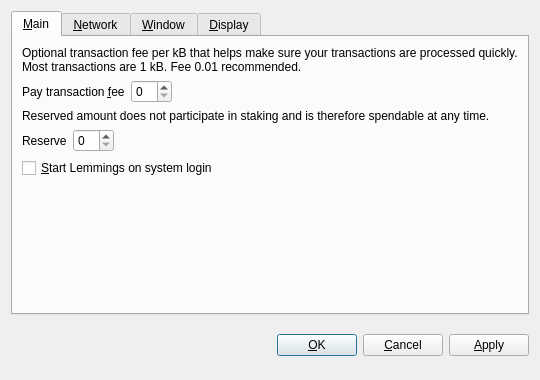
<?xml version="1.0" encoding="UTF-8"?>
<ui version="4.0">
 <class>OptionsDialog</class>
 <widget class="QDialog" name="OptionsDialog">
  <property name="geometry">
   <rect>
    <x>0</x>
    <y>0</y>
    <width>540</width>
    <height>380</height>
   </rect>
  </property>
  <property name="windowTitle">
   <string>Options</string>
  </property>
  <property name="modal">
   <bool>true</bool>
  </property>
  <layout class="QVBoxLayout" name="verticalLayout">
   <item>
    <widget class="QTabWidget" name="tabWidget">
     <property name="tabPosition">
      <enum>QTabWidget::North</enum>
     </property>
     <property name="currentIndex">
      <number>0</number>
     </property>
     <widget class="QWidget" name="tabMain">
      <attribute name="title">
       <string>&amp;Main</string>
      </attribute>
      <layout class="QVBoxLayout" name="verticalLayout_Main">
       <item>
        <widget class="QLabel" name="transactionFeeInfoLabel">
         <property name="text">
          <string>Optional transaction fee per kB that helps make sure your transactions are processed quickly. Most transactions are 1 kB. Fee 0.01 recommended.</string>
         </property>
         <property name="textFormat">
          <enum>Qt::PlainText</enum>
         </property>
         <property name="wordWrap">
          <bool>true</bool>
         </property>
        </widget>
       </item>
       <item>
        <layout class="QHBoxLayout" name="horizontalLayoutFee">
         <item>
          <widget class="QLabel" name="transactionFeeLabel">
           <property name="text">
            <string>Pay transaction &amp;fee</string>
           </property>
           <property name="textFormat">
            <enum>Qt::PlainText</enum>
           </property>
           <property name="buddy">
            <cstring>transactionFee</cstring>
           </property>
          </widget>
         </item>
         <item>
          <widget class="BitcoinAmountField" name="transactionFee"/>
         </item>
         <item>
          <spacer name="horizontalSpacerFee">
           <property name="orientation">
            <enum>Qt::Horizontal</enum>
           </property>
           <property name="sizeHint" stdset="0">
            <size>
             <width>40</width>
             <height>20</height>
            </size>
           </property>
          </spacer>
         </item>
        </layout>
       </item>
       <item>
        <widget class="QLabel" name="reserveBalanceInfoLabel">
         <property name="text">
          <string>Reserved amount does not participate in staking and is therefore spendable at any time.</string>
         </property>
         <property name="textFormat">
          <enum>Qt::PlainText</enum>
         </property>
         <property name="wordWrap">
          <bool>true</bool>
         </property>
        </widget>
       </item>
       <item>
        <layout class="QHBoxLayout" name="horizontalLayoutReserveBalance">
         <item>
          <widget class="QLabel" name="reserveBalanceLabel">
           <property name="text">
            <string>Reserve</string>
           </property>
           <property name="textFormat">
            <enum>Qt::PlainText</enum>
           </property>
           <property name="buddy">
            <cstring>reserveBalance</cstring>
           </property>
          </widget>
         </item>
         <item>
          <widget class="BitcoinAmountField" name="reserveBalance"/>
         </item>
         <item>
          <spacer name="horizontalSpacerReserveBalance">
           <property name="orientation">
            <enum>Qt::Horizontal</enum>
           </property>
           <property name="sizeHint" stdset="0">
            <size>
             <width>40</width>
             <height>20</height>
            </size>
           </property>
          </spacer>
         </item>
        </layout>
       </item>
       <item>
        <widget class="QCheckBox" name="bitcoinAtStartup">
         <property name="toolTip">
          <string>Automatically start Lemmings after logging in to the system.</string>
         </property>
         <property name="text">
          <string>&amp;Start Lemmings on system login</string>
         </property>
        </widget>
       </item>
       <item>
        <spacer name="verticalSpacer_Main">
         <property name="orientation">
          <enum>Qt::Vertical</enum>
         </property>
         <property name="sizeHint" stdset="0">
          <size>
           <width>20</width>
           <height>40</height>
          </size>
         </property>
        </spacer>
       </item>
      </layout>
     </widget>
     <widget class="QWidget" name="tabNetwork">
      <attribute name="title">
       <string>&amp;Network</string>
      </attribute>
      <layout class="QVBoxLayout" name="verticalLayout_Network">
       <item>
        <widget class="QCheckBox" name="mapPortUpnp">
         <property name="toolTip">
          <string>Automatically open the Lemmings client port on the router. This only works when your router supports UPnP and it is enabled.</string>
         </property>
         <property name="text">
          <string>Map port using &amp;UPnP</string>
         </property>
        </widget>
       </item>
       <item>
        <widget class="QCheckBox" name="connectSocks">
         <property name="toolTip">
          <string>Connect to the Lemmings network through a SOCKS proxy (e.g. when connecting through Tor).</string>
         </property>
         <property name="text">
          <string>&amp;Connect through SOCKS proxy:</string>
         </property>
        </widget>
       </item>
       <item>
        <layout class="QHBoxLayout" name="horizontalLayout_Network">
         <item>
          <widget class="QLabel" name="proxyIpLabel">
           <property name="text">
            <string>Proxy &amp;IP:</string>
           </property>
           <property name="textFormat">
            <enum>Qt::PlainText</enum>
           </property>
           <property name="buddy">
            <cstring>proxyIp</cstring>
           </property>
          </widget>
         </item>
         <item>
          <widget class="QValidatedLineEdit" name="proxyIp">
           <property name="maximumSize">
            <size>
             <width>140</width>
             <height>16777215</height>
            </size>
           </property>
           <property name="toolTip">
            <string>IP address of the proxy (e.g. 127.0.0.1)</string>
           </property>
          </widget>
         </item>
         <item>
          <widget class="QLabel" name="proxyPortLabel">
           <property name="text">
            <string>&amp;Port:</string>
           </property>
           <property name="textFormat">
            <enum>Qt::PlainText</enum>
           </property>
           <property name="buddy">
            <cstring>proxyPort</cstring>
           </property>
          </widget>
         </item>
         <item>
          <widget class="QLineEdit" name="proxyPort">
           <property name="maximumSize">
            <size>
             <width>55</width>
             <height>16777215</height>
            </size>
           </property>
           <property name="toolTip">
            <string>Port of the proxy (e.g. 9050)</string>
           </property>
          </widget>
         </item>
         <item>
          <widget class="QLabel" name="socksVersionLabel">
           <property name="text">
            <string>SOCKS &amp;Version:</string>
           </property>
           <property name="textFormat">
            <enum>Qt::PlainText</enum>
           </property>
           <property name="buddy">
            <cstring>socksVersion</cstring>
           </property>
          </widget>
         </item>
         <item>
          <widget class="QValueComboBox" name="socksVersion">
           <property name="toolTip">
            <string>SOCKS version of the proxy (e.g. 5)</string>
           </property>
          </widget>
         </item>
         <item>
          <spacer name="horizontalSpacer_Network">
           <property name="orientation">
            <enum>Qt::Horizontal</enum>
           </property>
           <property name="sizeHint" stdset="0">
            <size>
             <width>40</width>
             <height>20</height>
            </size>
           </property>
          </spacer>
         </item>
        </layout>
       </item>
       <item>
        <spacer name="verticalSpacer_Network">
         <property name="orientation">
          <enum>Qt::Vertical</enum>
         </property>
         <property name="sizeHint" stdset="0">
          <size>
           <width>20</width>
           <height>40</height>
          </size>
         </property>
        </spacer>
       </item>
      </layout>
     </widget>
     <widget class="QWidget" name="tabWindow">
      <attribute name="title">
       <string>&amp;Window</string>
      </attribute>
      <layout class="QVBoxLayout" name="verticalLayout_Window">
       <item>
        <widget class="QCheckBox" name="minimizeToTray">
         <property name="toolTip">
          <string>Show only a tray icon after minimizing the window.</string>
         </property>
         <property name="text">
          <string>&amp;Minimize to the tray instead of the taskbar</string>
         </property>
        </widget>
       </item>
       <item>
        <widget class="QCheckBox" name="minimizeOnClose">
         <property name="toolTip">
          <string>Minimize instead of exit the application when the window is closed. When this option is enabled, the application will be closed only after selecting Quit in the menu.</string>
         </property>
         <property name="text">
          <string>M&amp;inimize on close</string>
         </property>
        </widget>
       </item>
       <item>
        <spacer name="verticalSpacer_Window">
         <property name="orientation">
          <enum>Qt::Vertical</enum>
         </property>
         <property name="sizeHint" stdset="0">
          <size>
           <width>20</width>
           <height>40</height>
          </size>
         </property>
        </spacer>
       </item>
      </layout>
     </widget>
     <widget class="QWidget" name="tabDisplay">
      <attribute name="title">
       <string>&amp;Display</string>
      </attribute>
      <layout class="QVBoxLayout" name="verticalLayout_Display">
       <item>
        <layout class="QHBoxLayout" name="horizontalLayout_1_Display">
         <item>
          <widget class="QLabel" name="langLabel">
           <property name="text">
            <string>User Interface &amp;language:</string>
           </property>
           <property name="textFormat">
            <enum>Qt::PlainText</enum>
           </property>
           <property name="buddy">
            <cstring>lang</cstring>
           </property>
          </widget>
         </item>
         <item>
          <widget class="QValueComboBox" name="lang">
           <property name="toolTip">
            <string>The user interface language can be set here. This setting will take effect after restarting Lemmings.</string>
           </property>
          </widget>
         </item>
        </layout>
       </item>
       <item>
        <layout class="QHBoxLayout" name="horizontalLayout_2_Display">
         <item>
          <widget class="QLabel" name="unitLabel">
           <property name="text">
            <string>&amp;Unit to show amounts in:</string>
           </property>
           <property name="textFormat">
            <enum>Qt::PlainText</enum>
           </property>
           <property name="buddy">
            <cstring>unit</cstring>
           </property>
          </widget>
         </item>
         <item>
          <widget class="QValueComboBox" name="unit">
           <property name="toolTip">
            <string>Choose the default subdivision unit to show in the interface and when sending coins.</string>
           </property>
          </widget>
         </item>
        </layout>
       </item>
       <item>
        <widget class="QCheckBox" name="displayAddresses">
         <property name="toolTip">
          <string>Whether to show Lemmings addresses in the transaction list or not.</string>
         </property>
         <property name="text">
          <string>&amp;Display addresses in transaction list</string>
         </property>
        </widget>
       </item>
       <item>
        <widget class="QCheckBox" name="coinControlFeatures">
         <property name="toolTip">
          <string>Whether to show coin control features or not.</string>
         </property>
         <property name="text">
          <string>Display coin &amp;control features (experts only!)</string>
         </property>
        </widget>
       </item>
       <item>
        <spacer name="verticalSpacer_Display">
         <property name="orientation">
          <enum>Qt::Vertical</enum>
         </property>
         <property name="sizeHint" stdset="0">
          <size>
           <width>20</width>
           <height>40</height>
          </size>
         </property>
        </spacer>
       </item>
      </layout>
     </widget>
    </widget>
   </item>
   <item>
    <layout class="QHBoxLayout" name="horizontalLayout_Buttons">
     <item>
      <spacer name="horizontalSpacer_1">
       <property name="orientation">
        <enum>Qt::Horizontal</enum>
       </property>
       <property name="sizeHint" stdset="0">
        <size>
         <width>40</width>
         <height>48</height>
        </size>
       </property>
      </spacer>
     </item>
     <item>
      <widget class="QLabel" name="statusLabel">
       <property name="font">
        <font>
         <weight>75</weight>
         <bold>true</bold>
        </font>
       </property>
       <property name="text">
        <string/>
       </property>
       <property name="textFormat">
        <enum>Qt::PlainText</enum>
       </property>
       <property name="wordWrap">
        <bool>true</bool>
       </property>
      </widget>
     </item>
     <item>
      <spacer name="horizontalSpacer_2">
       <property name="orientation">
        <enum>Qt::Horizontal</enum>
       </property>
       <property name="sizeHint" stdset="0">
        <size>
         <width>40</width>
         <height>48</height>
        </size>
       </property>
      </spacer>
     </item>
     <item>
      <widget class="QPushButton" name="okButton">
       <property name="text">
        <string>&amp;OK</string>
       </property>
      </widget>
     </item>
     <item>
      <widget class="QPushButton" name="cancelButton">
       <property name="text">
        <string>&amp;Cancel</string>
       </property>
       <property name="autoDefault">
        <bool>false</bool>
       </property>
      </widget>
     </item>
     <item>
      <widget class="QPushButton" name="applyButton">
       <property name="text">
        <string>&amp;Apply</string>
       </property>
       <property name="autoDefault">
        <bool>false</bool>
       </property>
      </widget>
     </item>
    </layout>
   </item>
  </layout>
 </widget>
 <customwidgets>
  <customwidget>
   <class>BitcoinAmountField</class>
   <extends>QSpinBox</extends>
   <header>bitcoinamountfield.h</header>
  </customwidget>
  <customwidget>
   <class>QValueComboBox</class>
   <extends>QComboBox</extends>
   <header>qvaluecombobox.h</header>
  </customwidget>
  <customwidget>
   <class>QValidatedLineEdit</class>
   <extends>QLineEdit</extends>
   <header>qvalidatedlineedit.h</header>
  </customwidget>
 </customwidgets>
 <resources/>
 <connections/>
</ui>
